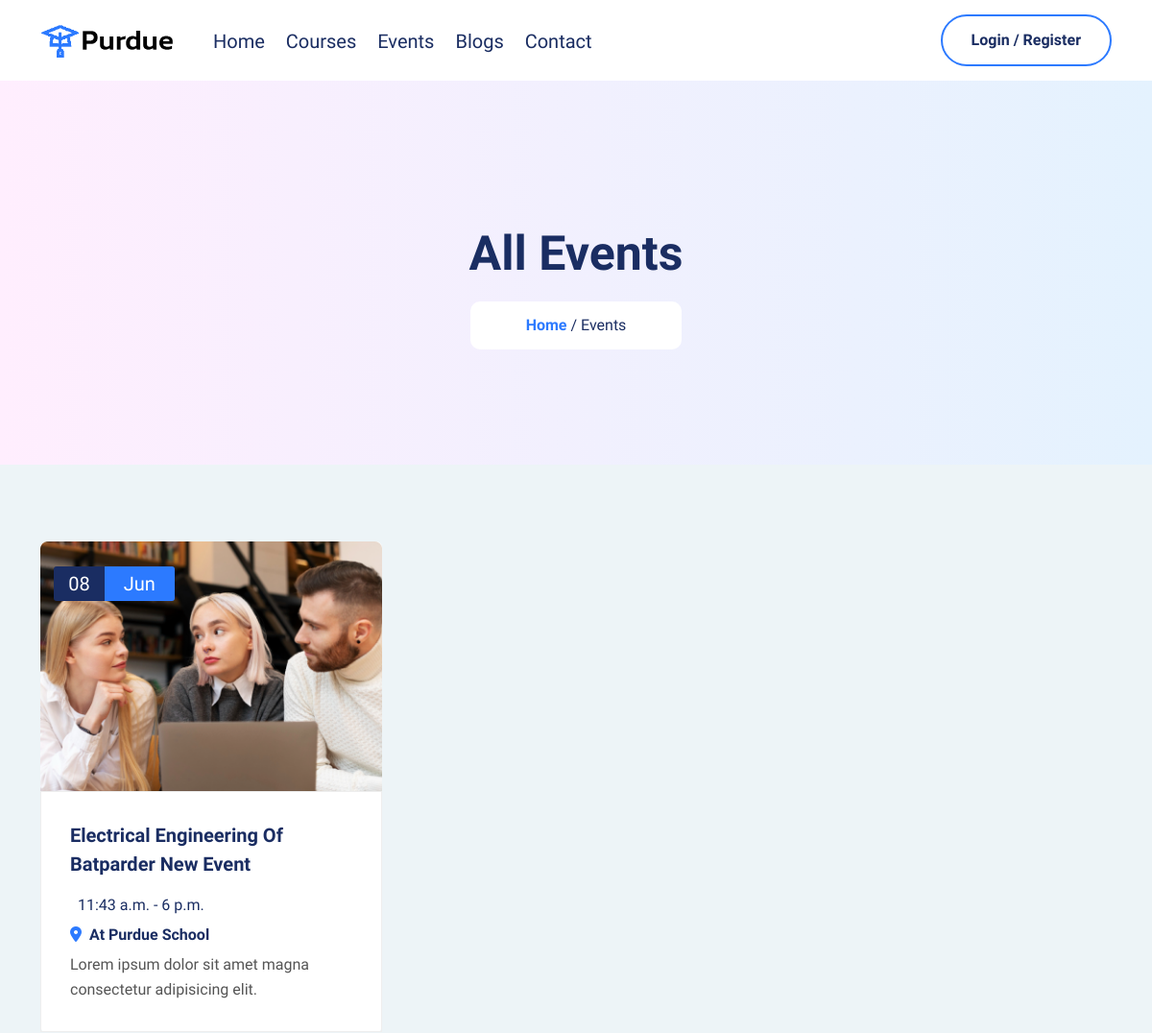
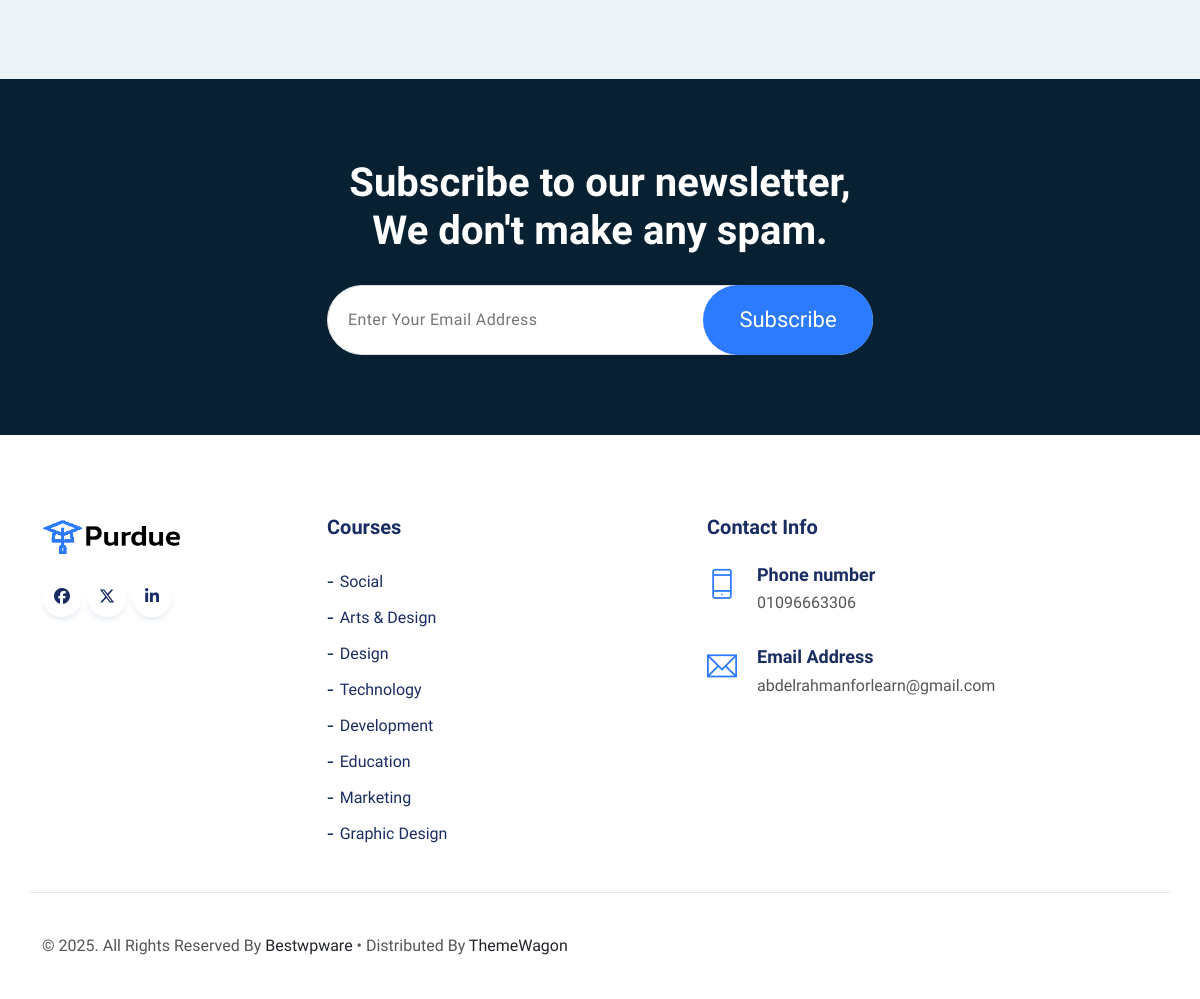
Screenshot of /events/ with the database file from the repository (2 pictures, top to bottom).
### core/models.py (models this page shows, shortened)
class Event(models.Model):
    speakers = models.ManyToManyField(
        settings.AUTH_USER_MODEL, related_name="speakers_event"
    )
    name = models.CharField(max_length=100, db_index=True)
    img = models.ImageField(upload_to="Course_Image/")
    price = models.PositiveIntegerField(default=1)
    audience = models.ManyToManyField(
        settings.AUTH_USER_MODEL, related_name="audience", blank=True
    )
    starts_on = models.DateField(auto_now_add=False)
    starts_at = models.TimeField(auto_now_add=False)
    ends_at = models.TimeField(auto_now_add=False)
    max_seats = models.PositiveIntegerField(default=1)
    location = models.CharField(max_length=150)
    phone = models.CharField(max_length=11)
    overview = models.TextField()
    description = models.TextField()
    slug = models.SlugField(max_length=100, null=True, blank=True, db_index=True)

class Category(models.Model):
    name = models.CharField(max_length=150)
    img = models.ImageField(upload_to="Category_Image/", null=True, blank=True)
    slug = models.CharField(max_length=150, null=True, blank=True)

### core/views.py (the view)
# urls.py: path("events/", views.events, name="events"),
def events(request):
    events = Event.objects.all()
    return render(request, "core/events.html", {"events": events})

### core/context_processors.py (called while the page is built)
def share_func(request):
    if "superuser" in request.path:
        return {}
    else:
        if request.user.is_authenticated:
            check_newsletter = NewsLetter.objects.filter(useremail=request.user.email)
            if not check_newsletter.exists():
                show_newsletter = True
            else:
                show_newsletter = False
        else:
            show_newsletter = True
        categories = Category.objects.filter(Q(img__icontains=".")).prefetch_related(
            "categories", "tags"
        )[:8]
        return {"categories": categories, "show_newsletter": show_newsletter}

### templates/core/events.html (shortened to what this page needs)
{% extends 'base.html' %}
{% block body %}
	<div class="top_header_banner">
		<section class="section-top">
			<div class="container">
				<div class="col-lg-10 offset-lg-1 text-center">
					<div class="section-top-title wow fadeInRight" data-wow-duration="1s" data-wow-delay="0.3s" data-wow-offset="0">
						<h1>All Events</h1>
						<ul>
							<li><a href="{% url 'index' %}">Home</a></li>
							<li> / Events</li>
						</ul>
					</div>
				</div>
			</div>
		</section>
	</div>
	<section class="our-event section-padding">
		<div class="container">
			<div class="row">
				{% for event in events %}
					<div class="col-lg-4 col-sm-6 col-xs-12">
						<div class="event-slide">
							<div class="event-img">
								<img src="{{event.img.url}}" alt="">
								<div class="event-date">
									<span class="date">{{event.starts_on|date:'d'}}</span>
									<span class="month">{{event.starts_on|date:'M'}}</span>
								</div>
							</div>
							<div class="event-content">
								<h3><a href="{% url 'event' event.slug %}">{{event.name}}</a></h3>
								<span>{{event.starts_at}} - {{event.ends_at}}</span>
								<span><i class="fa fa-location-dot"></i><strong>{{event.location}}</strong></span>
								<p>{{event.overview|truncatewords:30}}</p>
							</div>
						</div>
					</div>
				{% endfor %}
			</div>
		</div>
	</section>
{% endblock body %}

### templates/parts/footer.html
{% load static %}
<div class="footer section-padding">
    <div class="container">
        <div class="row">
            <div class="col-lg-3 col-sm-6 col-xs-12">
                <div class="single_footer">
                    <a href="index.html"><img src="{% static 'assets/images/all-img/logo.png' %}" alt=""></a>
                </div>
                <div class="foot_social">
                    <ul>
                        <li><a href="#" class="top_f_facebook"><i class="fa-brands fa-facebook"></i></a></li>
                        <li><a href="#" class="top_f_twitter"><i class="fa-brands fa-x-twitter"></i></a></li>
                        <li><a href="#" class="top_f_linkedin"><i class="fa-brands fa-linkedin-in"></i></a></li>
                    </ul>
                </div>
            </div>
            <div class="col-lg-4 col-sm-6 col-xs-12">
                <div class="single_footer">
                    <h4>Courses</h4>
                    <ul>
                    {% for cat in categories %}
                        <li><a href="{% url 'category_slug' cat.slug %}">{{cat.name}}</a></li>
                    {% endfor %}
                    </ul>
                </div>
            </div>
            <div class="col-lg-5 col-sm-6 col-xs-12">
                <div class="single_footer">
                    <h4>Contact Info</h4>
                    <div class="sf_contact">
                        <span class="ti-mobile"></span>
                        <h3>Phone number</h3>
                        <p>01096663306</p>
                    </div>
                    <div class="sf_contact">
                        <span class="ti-email"></span>
                        <h3>Email Address</h3>
                        <p>abdelrahmanforlearn@gmail.com</p>
                    </div>
                </div>
            </div>
        </div>
        <div class="row fc">
            <div class="col-lg-6 col-sm-6 col-xs-12">
                <div class="footer_copyright">
                    <p>&copy; 2025. All Rights Reserved by <a href="https://bestwpware.com/" class="text-dark" target="_blank">bestwpware</a> • Distributed by <a href="https://themewagon.com" class="text-dark" target="_blank">ThemeWagon</a> </p>
                </div>
            </div>
        </div>
    </div>
</div>

### rows the page displays
Event: img (picture), starts_on "08", starts_on "Jun", name "Electrical Engineering Of Batparder New Event", starts_at "11:43 a.m.", ends_at "6 p.m.", location "At Purdue School", overview "Lorem ipsum dolor sit amet magna consectetur adipisicing elit."
Category: name "Social"
Category: name "Arts & Design"
Category: name "Design"
Category: name "Technology"
Category: name "Development"
Category: name "Education"
Category: name "Marketing"
Category: name "Graphic Design"
